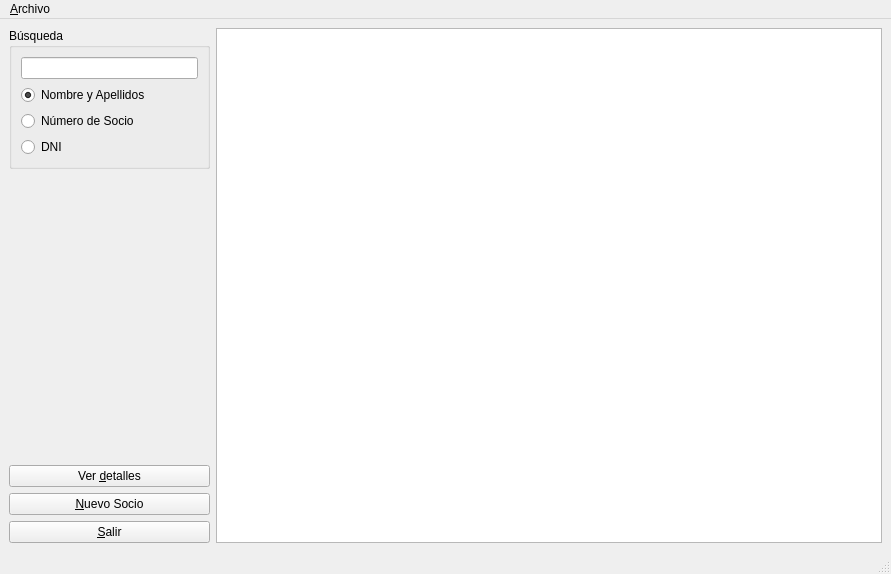
<ui version="4.0" >
 <class>MainWindow</class>
 <widget class="QMainWindow" name="MainWindow" >
  <property name="geometry" >
   <rect>
    <x>0</x>
    <y>0</y>
    <width>891</width>
    <height>574</height>
   </rect>
  </property>
  <property name="windowTitle" >
   <string>Zaporra - Administración de Socios</string>
  </property>
  <widget class="QWidget" name="centralwidget" >
   <layout class="QHBoxLayout" >
    <item>
     <layout class="QVBoxLayout" >
      <item>
       <widget class="QGroupBox" name="groupBox" >
        <property name="title" >
         <string>Búsqueda</string>
        </property>
        <layout class="QVBoxLayout" >
         <item>
          <widget class="QLineEdit" name="filterPatternLineEdit" />
         </item>
         <item>
          <widget class="QRadioButton" name="nameAndSurnameRB" >
           <property name="text" >
            <string>Nombre y Apellidos</string>
           </property>
           <property name="checked" >
            <bool>true</bool>
           </property>
          </widget>
         </item>
         <item>
          <widget class="QRadioButton" name="noRB" >
           <property name="text" >
            <string>Número de Socio</string>
           </property>
          </widget>
         </item>
         <item>
          <widget class="QRadioButton" name="dniRB" >
           <property name="text" >
            <string>DNI</string>
           </property>
          </widget>
         </item>
        </layout>
       </widget>
      </item>
      <item>
       <spacer>
        <property name="orientation" >
         <enum>Qt::Vertical</enum>
        </property>
        <property name="sizeHint" >
         <size>
          <width>20</width>
          <height>40</height>
         </size>
        </property>
       </spacer>
      </item>
      <item>
       <widget class="QPushButton" name="memberDetailsBtn" >
        <property name="text" >
         <string>Ver &amp;detalles</string>
        </property>
       </widget>
      </item>
      <item>
       <widget class="QPushButton" name="newUserBtn" >
        <property name="text" >
         <string>&amp;Nuevo Socio</string>
        </property>
       </widget>
      </item>
      <item>
       <widget class="QPushButton" name="quitBtn" >
        <property name="text" >
         <string>&amp;Salir</string>
        </property>
       </widget>
      </item>
     </layout>
    </item>
    <item>
     <widget class="QTableView" name="memberView" >
      <property name="minimumSize" >
       <size>
        <width>666</width>
        <height>240</height>
       </size>
      </property>
      <property name="horizontalScrollBarPolicy" >
       <enum>Qt::ScrollBarAlwaysOff</enum>
      </property>
      <property name="editTriggers" >
       <set>QAbstractItemView::NoEditTriggers</set>
      </property>
      <property name="alternatingRowColors" >
       <bool>true</bool>
      </property>
      <property name="selectionMode" >
       <enum>QAbstractItemView::SingleSelection</enum>
      </property>
      <property name="selectionBehavior" >
       <enum>QAbstractItemView::SelectRows</enum>
      </property>
      <property name="sortingEnabled" >
       <bool>true</bool>
      </property>
     </widget>
    </item>
   </layout>
  </widget>
  <widget class="QMenuBar" name="menubar" >
   <property name="geometry" >
    <rect>
     <x>0</x>
     <y>0</y>
     <width>891</width>
     <height>29</height>
    </rect>
   </property>
   <widget class="QMenu" name="menuArchivo" >
    <property name="title" >
     <string>&amp;Archivo</string>
    </property>
   </widget>
   <addaction name="menuArchivo" />
  </widget>
  <widget class="QStatusBar" name="statusbar" />
 </widget>
 <resources/>
 <connections/>
</ui>
